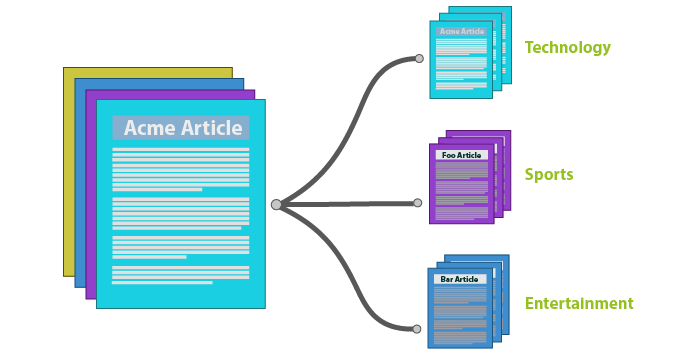
#> input picture images/portfolio/text_catego.png, 700 x 360 px
$ python ima.py   (older library calls are emulated)
#> lines starting #> are read from the running program, lines starting #| are printed output that depends on the picture
from PIL import Image
# open an image file (.bmp,.jpg,.png,.gif) you have in the working folder
imageFile = "text_catego.png"
im1 = Image.open(imageFile)
#> im1 is the input picture: PIL image 700x360 RGBA; mean R, G, B, A 211.4, 230.1, 236.1, 74.8
# adjust width and height to your needs
width = 2264
height = 1504
# use one of these filter options to resize the image
im2 = im1.resize((width, height), Image.NEAREST)      # use nearest neighbour
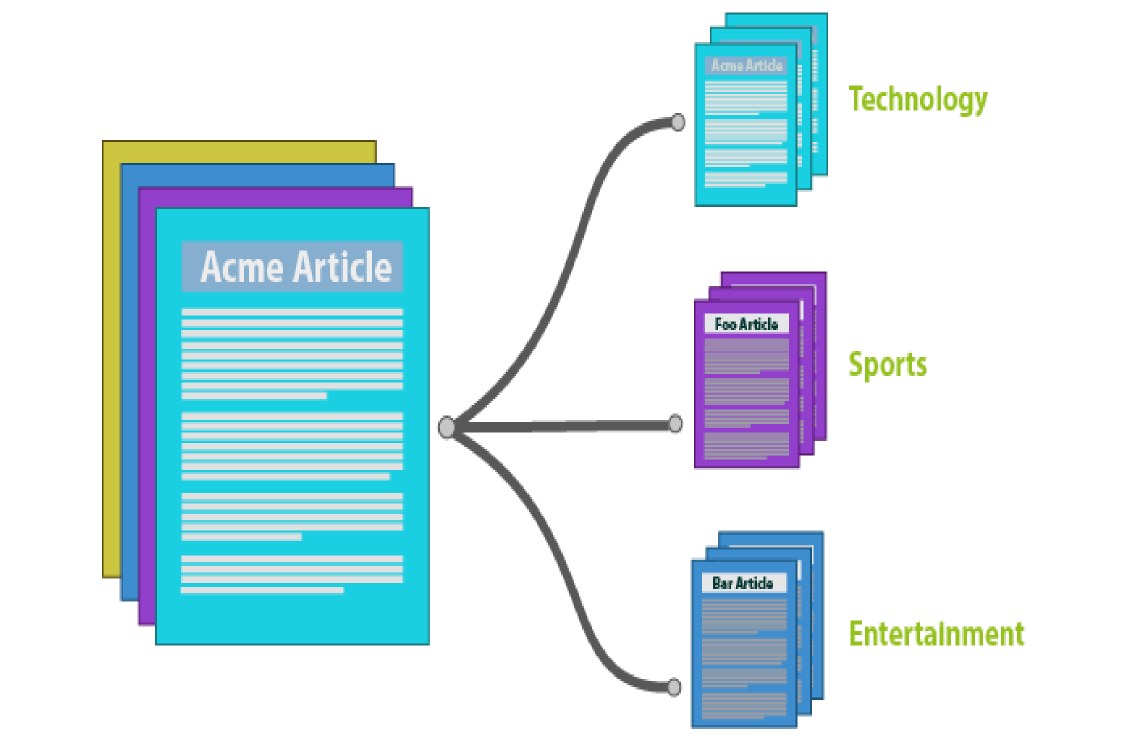
#> im2: PIL image 2264x1504 RGBA (shown at 1/2 size); mean R, G, B, A 211.4, 230.1, 236.1, 74.8; transparent parts drawn white
# im3 = im1.resize((width, height), Image.BILINEAR)     # linear interpolation in a 2x2 environment
# im4 = im1.resize((width, height), Image.BICUBIC)      # cubic spline interpolation in a 4x4 environment
# im5 = im1.resize((width, height), Image.ANTIALIAS)    # best down-sizing filter
ext = ".png"
im2.save("NEAREST" + ext)
# [8 lines of commented-out code are left out]
